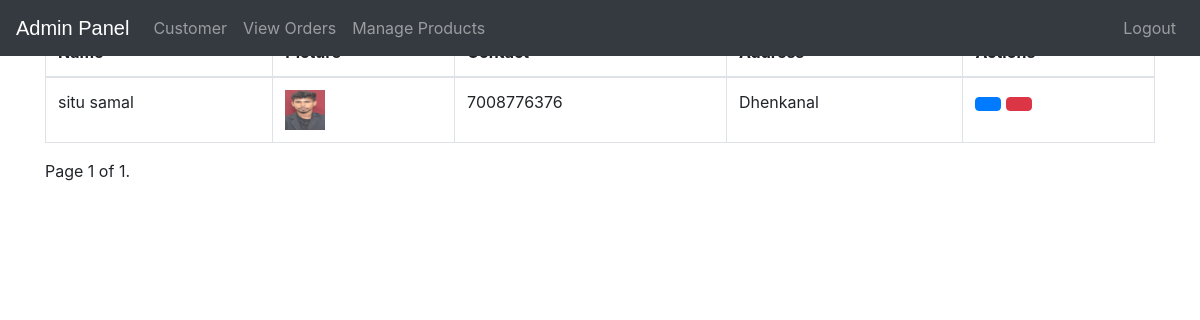
/view-customer/ (signed in), run on the app's committed database.
### ecom/models.py (models this page shows, shortened)
class Customer(models.Model):
    user=models.OneToOneField(User,on_delete=models.CASCADE)
    profile_pic= models.ImageField(upload_to='Customerprofilepic',null=True,blank=True)
    address = models.CharField(max_length=40)
    mobile = models.CharField(max_length=20,null=False)
    @property
    def get_name(self):
        return self.user.first_name+" "+self.user.last_name

### ecom/views.py (the view)
# urls.py: path('view-customer/', views.view_customer_view,name='view-customer'),
@login_required(login_url='adminlogin')
def view_customer_view(request):
    customers = models.Customer.objects.all()
    paginator = Paginator(customers, 10)
    page_number = request.GET.get('page')
    page_obj = paginator.get_page(page_number)
    return render(request, 'ecom/view_customer.html', {'page_obj': page_obj})

### templates/ecom/view_customer.html (shortened to what this page needs)
{% extends 'ecom/admin_base.html' %}
{% load static %}
{% block content %}
<div class="container">
  <div class="panel panel-danger">
    <div class="panel-heading">
      <h6 class="panel-title">Total Customers</h6>
    </div>
    <table class="table table-hover table-bordered" id="dev-table">
      <thead>
        <tr>
          <th>Name</th>
          <th>Picture</th>
          <th>Contact</th>
          <th>Address</th>
          <th>Actions</th>
        </tr>
      </thead>
      {% for c in page_obj %}
      <tr>
        <td> {{ c.get_name }}</td>
        <td>
          {% if c.profile_pic %}
            <img src="{% static c.profile_pic.url %}" alt="Profile Pic" height="40px" width="40px" />
          {% else %}
            <img src="{% static 'default-profile.png' %}" alt="Profile Pic" height="40px" width="40px" />
          {% endif %}
        </td>
        <td>{{ c.mobile }}</td>
        <td>{{ c.address }}</td>
        <td>
          <a class="btn btn-primary btn-xs" href="{% url 'update-customer' c.id %}">
          </a>
          <a class="btn btn-danger btn-xs" href="{% url 'delete-customer' c.id %}">
          </a>
        </td>
      </tr>
      {% empty %}
        <tr><td colspan="5">No customers found.</td></tr>
      {% endfor %}
    </table>
    <div class="pagination">
      <span class="step-links">
        <span class="current">
          Page {{ page_obj.number }} of {{ page_obj.paginator.num_pages }}.
        </span>
      </span>
    </div>
  </div>
</div>
{% endblock content %}

### data on the page
Customer: get_name "situ samal", profile_pic (picture), mobile "7008776376", address "Dhenkanal"

### other printed values
{{ page_obj.number }} "1"
{{ page_obj.paginator.num_pages }} "1"
